Frame 1 (no input): blank canvas, image omitted
Frame 60 (no input): blank canvas, image omitted
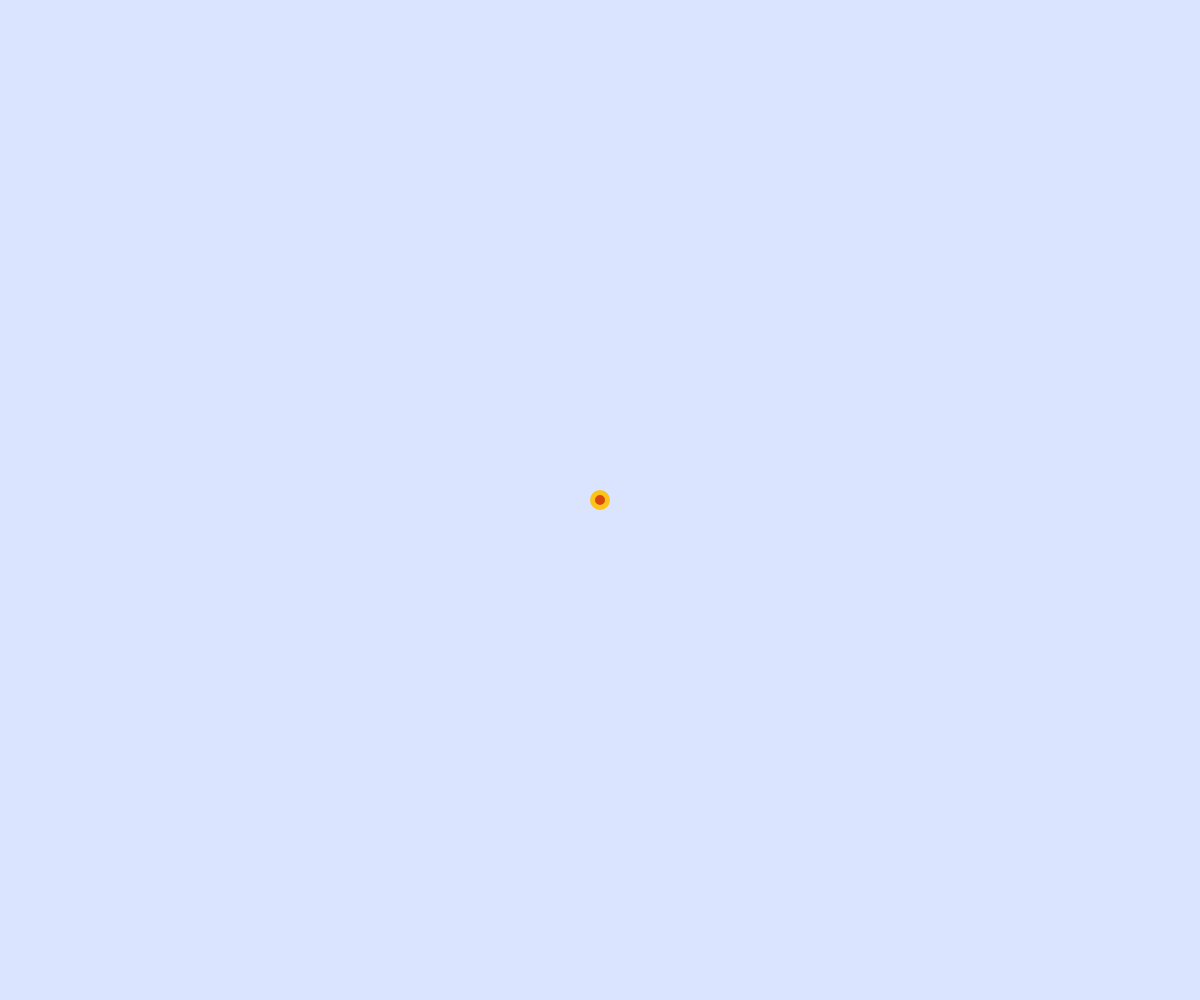
Frame 120 (the mouse pressed at the canvas centre since frame 60)

The p5.js sketch whose frames 1 and 60 were blank and that drew this single picture after the mouse press (run headless with seeded random() and noise() and a simulated clock; from frame 60 on, the mouse is pressed at the canvas centre):

// p5.js sketch
// ── sketch.js
class Point {
	strokeWeight = 5;
	innerDiameter = 15;

	constructor(x, y) {
		this.x = x;
		this.y = y;
	}

	draw() {
		fill('#d9480f');
		strokeWeight(this.strokeWeight);
		stroke('#fcc419');
		circle(this.x, this.y, this.innerDiameter);
	}

	isHovered(point) {
		const d = dist(point.x, point.y, this.x, this.y);
		return d < (this.innerDiameter + this.strokeWeight) / 2;
	}
}

class LineSegment {
	constructor(start, end) {
		this.start = start;
		this.end = end;
	}

	draw() {
		stroke('#fcc419');
		strokeWeight(2);
		line(this.start.x, this.start.y, this.end.x, this.end.y);
	}
}

class ClippingWindow {
	constructor(points) {
		this.points = points;
	}

	draw() {
		stroke('#a61e4d');
		strokeWeight(2);
		noFill();
		beginShape();
		this.points.forEach(point => vertex(point.x, point.y));
		endShape(CLOSE);
		this.points.forEach(point => point.draw());
	}

	static isConvex(points) {
		const crossProductSign = (v1, v2) => v1.x * v2.y - v1.y * v2.x;

		let prevSign = null;
		for (let i = 0; i < points.length; i++) {
			const curr = points[i];
			const next = points[(i + 1) % points.length];
			const afterNext = points[(i + 2) % points.length];

			const v1 = createVector(next.x - curr.x, next.y - curr.y);
			const v2 = createVector(afterNext.x - next.x, afterNext.y - next.y);

			const sign = crossProductSign(v1, v2);
			if (prevSign === null) {
				prevSign = sign > 0;
			} else if (sign > 0 !== prevSign) {
				return false;
			}
		}
		return true;
	}

	static orderPoints(points) {
		const centroid = points.reduce(
			(acc, p) =>
				new Point(acc.x + p.x / points.length, acc.y + p.y / points.length),
			new Point(0, 0)
		);

		points.sort((a, b) => {
			const angleA = atan2(a.y - centroid.y, a.x - centroid.x);
			const angleB = atan2(b.y - centroid.y, b.x - centroid.x);
			return angleA - angleB;
		});
	}
}

let lineSegments = [];
let currentLine = null;
let clippingWindow = null;
let clippingPoints = [];
let clippedSegments = [];
let showClipped = false;
let mode = 'outer';

function cyrusBeckClip(lineSegment) {
	const vertices = clippingWindow.points;
	const n = vertices.length;

	const direction = [
		lineSegment.end.x - lineSegment.start.x,
		lineSegment.end.y - lineSegment.start.y,
	];

	const normals = vertices.map((v, i) => {
		const next = vertices[(i + 1) % n];
		return [v.y - next.y, next.x - v.x];
	});

	const startToEdgesVectors = vertices.map(v => [
		v.x - lineSegment.start.x,
		v.y - lineSegment.start.y,
	]);

	const numerators = normals.map((normal, i) =>
		dotProduct(normal, startToEdgesVectors[i])
	);
	const denominators = normals.map(normal => dotProduct(normal, direction));

	const tValues = denominators.map((d, i) => (d !== 0 ? numerators[i] / d : 0));
	const tEnter = Math.max(0, ...tValues.filter((t, i) => denominators[i] > 0));
	const tLeave = Math.min(1, ...tValues.filter((t, i) => denominators[i] < 0));

	if (tEnter > tLeave) {
		return mode == 'inner' ? null : [lineSegment];
	}

	const clippedStart = new Point(
		lineSegment.start.x + direction[0] * tEnter,
		lineSegment.start.y + direction[1] * tEnter
	);
	const clippedEnd = new Point(
		lineSegment.start.x + direction[0] * tLeave,
		lineSegment.start.y + direction[1] * tLeave
	);

	if (mode === 'inner') {
		return [new LineSegment(clippedStart, clippedEnd)];
	} else {
		return [
			new LineSegment(lineSegment.start, clippedStart),
			new LineSegment(clippedEnd, lineSegment.end),
		];
	}
}

function dotProduct(vecA, vecB) {
	return vecA[0] * vecB[0] + vecA[1] * vecB[1];
}

function setup() {
	createCanvas(window.innerWidth, window.innerHeight);
}

function draw() {
	background('#dbe4ff');

	if (showClipped) {
		clippedSegments.forEach(line => line.draw());
	} else {
		lineSegments.forEach(line => line.draw());
	}

	if (!showClipped && currentLine && currentLine.end === null) {
		strokeWeight(4);
		line(currentLine.start.x, currentLine.start.y, mouseX, mouseY);
	}

	if (clippingWindow) {
		clippingWindow.draw();
	}

	if (clippingPoints.length > 0) {
		stroke('#a61e4d');
		strokeWeight(2);
		noFill();
		beginShape();
		clippingPoints.forEach(p => vertex(p.x, p.y));
		if (clippingPoints.length < 4) {
			vertex(mouseX, mouseY);
		}
		endShape(CLOSE);
		clippingPoints.forEach(p => p.draw());
	}
}

function mousePressed() {
	if (showClipped) return;
	const point = new Point(mouseX, mouseY);

	if (!clippingWindow && clippingPoints.length < 4) {
		clippingPoints.push(point);
		if (clippingPoints.length === 4) {
			ClippingWindow.orderPoints(clippingPoints);
			if (ClippingWindow.isConvex(clippingPoints)) {
				clippingWindow = new ClippingWindow(clippingPoints);
			} else {
				alert('The points do not form a convex quadrilateral. Try again.');
				clippingPoints = [];
			}
		}
	} else if (clippingWindow && !currentLine) {
		currentLine = { start: point, end: null };
	} else if (currentLine && currentLine.end === null) {
		currentLine.end = point;
		lineSegments.push(new LineSegment(currentLine.start, currentLine.end));
		currentLine = null;
	}
}

function keyPressed() {
	if (keyCode === DELETE) {
		showClipped = false;
		lineSegments = [];
		clippingWindow = null;
		clippingPoints = [];
		currentLine = null;
		mode = 'outer';
	}

	if (keyCode === ENTER && clippingWindow && lineSegments.length > 0) {
		mode = mode === 'inner' ? 'outer' : 'inner';
		clippedSegments = lineSegments
			.map(line => cyrusBeckClip(line))
			.filter(line => line !== null)
			.flat();

		showClipped = true;
	}

	if (keyCode === ESCAPE) {
		mode = mode === 'inner' ? 'outer' : 'inner';
		showClipped = false;
		clippedSegments = [];
	}
}
